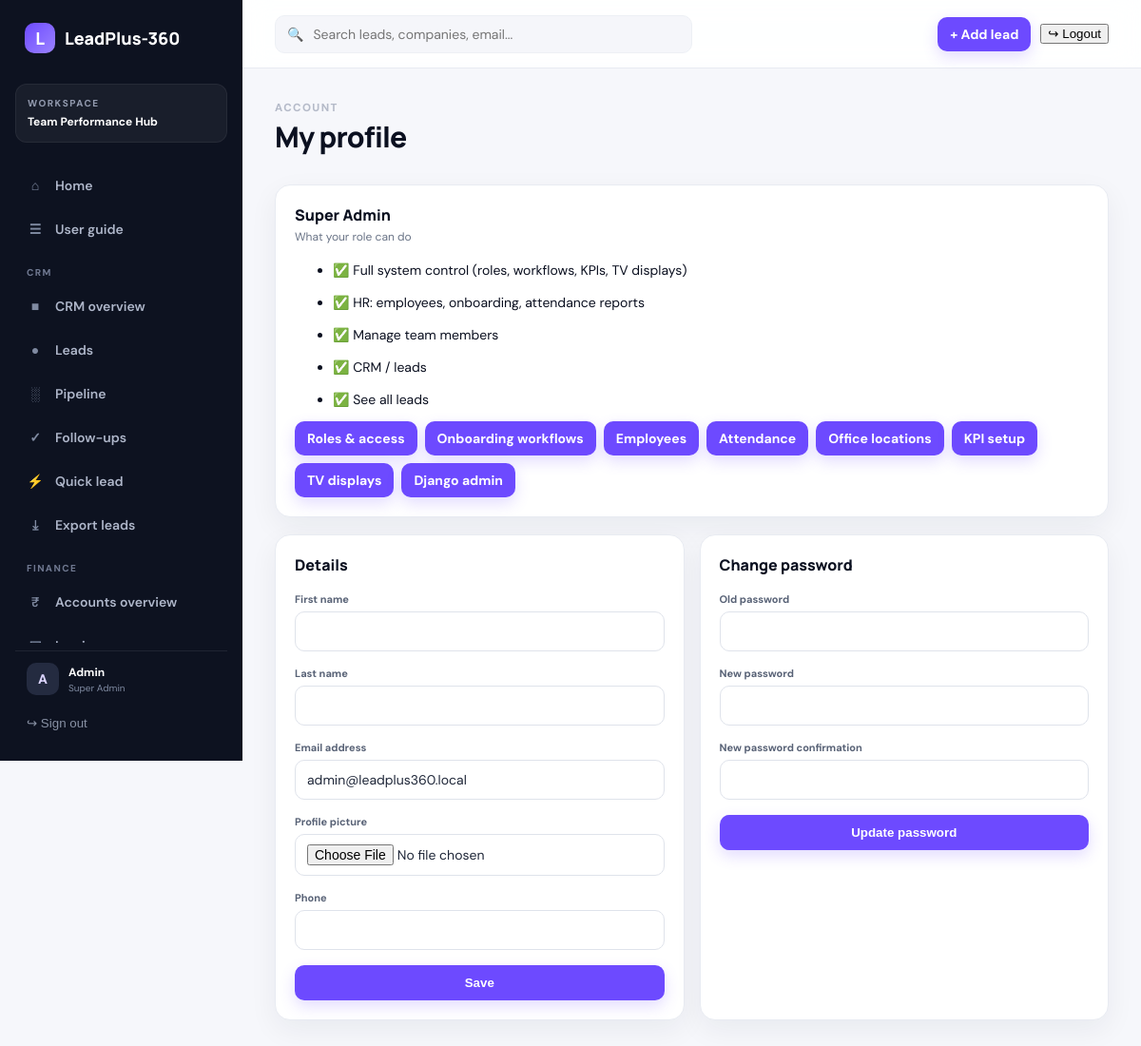
Screenshot of /profile/ (signed in) with the database file from the repository.
### Control/models.py (models this page shows, shortened)
class OrganizationSettings(models.Model):
    name = models.CharField(max_length=160, default="LeadPlus-360")
    tagline = models.CharField(max_length=200, blank=True)
    logo = models.ImageField(upload_to="organization/", blank=True, null=True)
    primary_color = models.CharField(max_length=7, default="#6d4aff")
    currency = models.CharField(max_length=3, default="INR")
    tax_id = models.CharField(max_length=80, blank=True)
    billing_email = models.EmailField(blank=True)
    phone = models.CharField(max_length=40, blank=True)
    address = models.TextField(blank=True)
    invoice_prefix = models.CharField(max_length=12, default="INV")
    updated_at = models.DateTimeField(auto_now=True)
    class Meta:
        verbose_name = "Organization settings"
        verbose_name_plural = "Organization settings"
    @classmethod
    def get_solo(cls):
        obj, _ = cls.objects.get_or_create(pk=1)
        return obj

class Role(models.Model):
    name = models.SlugField(max_length=40, unique=True, help_text="Internal key, set once.")
    label = models.CharField(max_length=80)
    description = models.TextField(blank=True)
    level = models.PositiveSmallIntegerField(
        default=100, help_text="Seniority for ordering. Lower numbers are more senior."
    )
    is_active = models.BooleanField(default=True)
    is_system = models.BooleanField(default=False, help_text="Built-in role; cannot be deleted.")
    can_use_crm = models.BooleanField("Can use CRM", default=False)
    sees_all_leads = models.BooleanField("Sees every lead", default=False)
    sees_team_leads = models.BooleanField(
        "Sees leads of direct reports", default=False,
        help_text="Also sees leads owned by employees who report to this user.",
    )
    can_manage_team = models.BooleanField(
        "Team manager", default=False, help_text="Team performance views and data entry."
    )
    can_manage_hr = models.BooleanField(
        "HR access", default=False, help_text="Employees, onboarding, attendance admin, KPIs, TV displays."
    )
    can_manage_accounts = models.BooleanField(
        "Accounts access", default=False, help_text="Customers, invoices, payments, expenses and reports."
    )
    is_privileged = models.BooleanField(
        "Privileged", default=False, help_text="Only a Super Admin may assign this role."
    )
    is_super_admin = models.BooleanField(
        "Super Admin", default=False, help_text="Complete rights, including roles and workflows."
    )
    permissions = models.ManyToManyField(
        "auth.Permission",
        blank=True,
        help_text="Additional permissions granted to users with this role.",
    )
    class Meta:
        ordering = ["level", "label"]

class UserProfile(models.Model):
    user = models.OneToOneField(User, on_delete=models.CASCADE, related_name="profile")
    profile_picture = models.ImageField(upload_to="profile_pics/", blank=True, null=True)
    role = models.ForeignKey(
        Role,
        on_delete=models.SET_NULL,
        null=True,
        blank=True,
        related_name="users",
    )
    phone = models.CharField(max_length=40, blank=True)
    team = models.ForeignKey(
        "self",
        on_delete=models.SET_NULL,
        null=True,
        blank=True,
        related_name="team_members",
        help_text="Manager this user reports to (BDS Executive → BDS Manager).",
    )
    class Meta:
        verbose_name = "User Profile"
        verbose_name_plural = "User Profiles"

### Control/views.py (the view, shortened to what this page needs)
# urls.py: path("profile/", views.profile, name="profile"),
@login_required
def profile(request):
    profile_obj, _ = UserProfile.objects.get_or_create(user=request.user)
    user_form = UserForm(instance=request.user)
    profile_form = UserProfileForm(instance=profile_obj)
    pw_form = StyledPasswordChangeForm(request.user)
    from .permissions import can_manage_team, can_use_crm, is_admin, is_hr, sees_all_leads
    access = [
        ("Full system control (roles, workflows, KPIs, TV displays)", is_admin(request.user)),
        ("HR: employees, onboarding, attendance reports", is_hr(request.user)),
        ("Manage team members", can_manage_team(request.user)),
        ("CRM / leads", can_use_crm(request.user)),
        ("See all leads", sees_all_leads(request.user)),
    ]
    return render(request, "Control/profile.html", {
        "user_form": user_form, "profile_form": profile_form, "pw_form": pw_form,
        "access": access, "is_admin": is_admin(request.user),
        "employee": getattr(request.user, "employee", None),
    })

### Control/forms.py
class UserForm(StyledFormMixin, forms.ModelForm):
    class Meta:
        model = User
        fields = ["first_name", "last_name", "email"]
    def __init__(self, *args, **kwargs):
        super().__init__(*args, **kwargs)
        self._style()

class UserProfileForm(StyledFormMixin, forms.ModelForm):
    class Meta:
        model = UserProfile
        fields = ["profile_picture", "phone"]
    def __init__(self, *args, **kwargs):
        super().__init__(*args, **kwargs)
        self._style()

### Control/context_processors.py (called while the page is built)
def navigation(request):
    user = request.user
    if not user.is_authenticated:
        return {"organization": OrganizationSettings.get_solo()}
    profile = getattr(user, "profile", None)
    return {
        "nav": {
            "crm": can_use_crm(user),
            "accounts": can_manage_accounts(user),
            "hr": is_hr(user),
            "admin": is_admin(user),
            "manager": can_manage_team(user),
            "staff": user.is_staff,
            "role_label": (profile.role.label if profile and profile.role_id else ("Administrator" if user.is_superuser else "Team member")),
            "employee": getattr(user, "employee", None),
        }, "organization": OrganizationSettings.get_solo(),
    }

### Control/forms.py (called while the page is built)
    def _style(self):
        for field in self.fields.values():
            field.widget.attrs.setdefault("class", "form-control")

### Control/permissions.py (called while the page is built)
def has_flag(user, flag):
    if not getattr(user, "is_authenticated", False):
        return False
    if user.is_superuser:
        return True
    role = role_of(user)
    return bool(role and getattr(role, flag))

def is_admin(user):
    return has_flag(user, "is_super_admin")

def is_hr(user):
    return has_flag(user, "can_manage_hr")

def can_use_crm(user):
    return has_flag(user, "can_use_crm")

def can_manage_team(user):
    return has_flag(user, "can_manage_team")

def sees_all_leads(user):
    return has_flag(user, "sees_all_leads")

def can_manage_accounts(user):
    return has_flag(user, "can_manage_accounts")

### Control/templates/Control/profile.html
{% extends "leadplus_base.html" %}{% block title %}Profile · LeadPlus-360{% endblock %}
{% block content %}
<div class="page-head"><div><span class="eyebrow">ACCOUNT</span><h1>My profile</h1></div></div>
<section class="card" style="margin-bottom:18px"><div class="card-head"><div><h2>{{ nav.role_label }}{% if employee %} · {{ employee.employee_code }}{% endif %}</h2><p class="muted">What your role can do</p></div></div>
<ul class="stack">{% for label, ok in access %}<li>{% if ok %}✅{% else %}⛔{% endif %} {{ label }}</li>{% endfor %}</ul>
{% if is_admin %}<div style="display:flex;flex-wrap:wrap;gap:8px;margin-top:14px">
<a class="primary-btn small" href="{% url 'roles' %}">Roles &amp; access</a>
<a class="primary-btn small" href="{% url 'hr_workflows' %}">Onboarding workflows</a>
<a class="primary-btn small" href="{% url 'hr_employees' %}">Employees</a>
<a class="primary-btn small" href="{% url 'attendance_dashboard' %}">Attendance</a>
<a class="primary-btn small" href="{% url 'attendance_offices' %}">Office locations</a>
<a class="primary-btn small" href="{% url 'performance_kpis' %}">KPI setup</a>
<a class="primary-btn small" href="{% url 'performance_tv_manage' %}">TV displays</a>
<a class="primary-btn small" href="{% url 'admin:index' %}">Django admin</a></div>{% endif %}</section>
<div class="two-col">
<section class="card"><div class="card-head"><div><h2>Details</h2></div></div>
<form method="post" enctype="multipart/form-data" class="stack">{% csrf_token %}{{ user_form.non_field_errors }}{{ profile_form.non_field_errors }}
{% for f in user_form %}<div class="field"><label>{{ f.label }}</label>{{ f }}{% for e in f.errors %}<small class="error">{{ e }}</small>{% endfor %}</div>{% endfor %}
{% for f in profile_form %}<div class="field"><label>{{ f.label }}</label>{{ f }}{% for e in f.errors %}<small class="error">{{ e }}</small>{% endfor %}</div>{% endfor %}
<button class="primary-btn">Save</button></form></section>
<section class="card"><div class="card-head"><div><h2>Change password</h2></div></div>
<form method="post" class="stack">{% csrf_token %}<input type="hidden" name="change_password" value="1">{{ pw_form.non_field_errors }}
{% for f in pw_form %}<div class="field"><label>{{ f.label }}</label>{{ f }}{% for e in f.errors %}<small class="error">{{ e }}</small>{% endfor %}</div>{% endfor %}
<button class="primary-btn">Update password</button></form></section>
</div>
{% endblock %}

### templates/leadplus_base.html (shortened to what this page needs)
{% load static %}
<!doctype html><html lang="en"><head>
<link rel="stylesheet" href="{% static 'leadplus/app.css' %}">
<link rel="stylesheet" href="{% static 'leadplus/modules.css' %}?v=2">
<link rel="stylesheet" href="{% static 'leadplus/accounts.css' %}">
</head><body>
{% with url=request.resolver_match.url_name %}
<div class="app-shell">
<aside class="sidebar" id="sidebar">
  <a class="brand" href="{% url 'home' %}">{% if organization.logo %}<img class="brand-logo" src="{{ organization.logo.url }}" alt="{{ organization.name }}">{% else %}<span class="brand-mark">{{ organization.name|first|upper }}</span>{% endif %}<span>{{ organization.name }}</span></a>
  <div class="workspace"><small>WORKSPACE</small><strong>Team Performance Hub</strong></div>
<nav>
    <a class="{% if url == 'home' %}active{% endif %}" href="{% url 'home' %}"><i>⌂</i> Home</a>
    <a class="{% if url == 'guide' %}active{% endif %}" href="{% url 'guide' %}"><i>☰</i> User guide</a>
    {% if nav.crm %}
    <div class="nav-label">CRM</div>
    <a class="{% if url == 'leadplus_dashboard' %}active{% endif %}" href="{% url 'leadplus_dashboard' %}"><i>■</i> CRM overview</a>
    <a class="{% if url == 'leads' or url == 'lead_detail' or url == 'lead_edit' or url == 'lead_create' %}active{% endif %}" href="{% url 'leads' %}"><i>●</i> Leads</a>
    <a class="{% if url == 'pipeline' %}active{% endif %}" href="{% url 'pipeline' %}"><i>░</i> Pipeline</a>
    <a class="{% if url == 'tasks' or url == 'add_task' %}active{% endif %}" href="{% url 'tasks' %}"><i>✓</i> Follow-ups</a>
    <a class="{% if url == 'quick_lead' %}active{% endif %}" href="{% url 'quick_lead' %}"><i>⚡</i> Quick lead</a>
    <a class="{% if url == 'export_leads' %}active{% endif %}" href="{% url 'export_leads' %}"><i>⤓</i> Export leads</a>
    {% endif %}
    {% if nav.accounts %}
    <div class="nav-label">Finance</div>
    <a class="{% if url == 'accounts_dashboard' %}active{% endif %}" href="{% url 'accounts_dashboard' %}"><i>₹</i> Accounts overview</a>
    <a class="{% if url == 'account_invoices' or url == 'account_invoice_create' or url == 'account_invoice_detail' %}active{% endif %}" href="{% url 'account_invoices' %}"><i>▣</i> Invoices</a>
    {% endif %}
  </nav>
  <div class="sidebar-bottom">
    <a class="user-mini" href="{% url 'profile' %}"><span class="avatar">{{ request.user.username|first|upper }}</span><div><b>{{ request.user.get_full_name|default:request.user.username }}</b><small>{{ nav.role_label|default:"Team member" }}</small></div></a>
    <form action="{% url 'logout' %}" method="post">{% csrf_token %}<button type="submit" class="logout">↪ Sign out</button></form>
  </div>
</aside>
<main class="main">
<header class="topbar"><button class="mobile-menu" onclick="document.getElementById('sidebar').classList.toggle('open')">☰</button>
 {% if nav.crm %}<div class="top-search">🔍 <input id="globalSearch" placeholder="Search leads, companies, email..." autocomplete="off"></div>{% else %}<div class="top-search"></div>{% endif %}
 <div class="top-actions">{% if nav.crm %}<a class="primary-btn small" href="{% url 'lead_create' %}">+ Add lead</a>{% endif %}<form action="{% url 'logout' %}" method="post" class="top-logout-form">{% csrf_token %}<button type="submit" class="top-logout">↪ Logout</button></form></div>
</header>
<div class="content">
{% block content %}{% endblock %}
</div>
</main></div>
{% endwith %}
</body></html>

### LeadManager/static/leadplus/app.css (style rules this page uses)
:root { --ink:#0b1020;--muted:#697386;--line:#e8ebf2;--bg:#f6f7fb;--card:#fff;--brand:#6d4aff;--brand2:#8b5cf6;--green:#159570;--orange:#d9822b;--red:#d94a62;--blue:#3974db;--shadow:0 10px 30px rgba(19,27,54,.06);--radius:16px }
* { box-sizing:border-box }
body { margin:0;background:var(--bg);color:var(--ink);font-family:"DM Sans",sans-serif;font-size:14px }
a { color:inherit;text-decoration:none }
.app-shell { display:flex;min-height:100vh }
.sidebar { width:255px;background:#0d1220;color:#c8cede;padding:22px 16px;display:flex;flex-direction:column;position:fixed;inset:0 auto 0 0;z-index:20 }
.brand { display:flex;align-items:center;gap:10px;color:#fff;font:800 18px Manrope;margin:2px 10px 32px }
.brand-mark { width:32px;height:32px;border-radius:10px;background:linear-gradient(135deg,#6d4aff,#9b83ff);display:grid;place-items:center;color:#fff }
.workspace { padding:13px 12px;background:rgba(255,255,255,.05);border:1px solid rgba(255,255,255,.06);border-radius:12px;margin-bottom:24px }
.workspace small,.eyebrow { display:block;font-size:10px;font-weight:800;letter-spacing:1.5px;color:#929aae }
.workspace strong { display:block;margin-top:5px;color:#fff;font-size:12px }
nav { display:grid;gap:4px }
nav a { padding:12px 12px;border-radius:10px;display:flex;gap:12px;align-items:center;color:#aeb6c9;font-weight:600 }
nav a i { width:18px;text-align:center;font-style:normal;color:#7f8aa1 }
.sidebar-bottom { margin-top:auto }
.user-mini { display:flex;align-items:center;gap:10px;padding:12px;border-top:1px solid rgba(255,255,255,.08) }
.user-mini b,.user-mini small { display:block }
.user-mini b { color:#fff;font-size:12px }
.user-mini small { font-size:10px;color:#7f8aa1;margin-top:2px }
.avatar { display:grid;place-items:center;width:34px;height:34px;border-radius:10px;background:#242b40;color:#dcd5ff;font-weight:800 }
.logout { width:100%;border:0;background:none;color:#8992a5;text-align:left;padding:10px 12px;cursor:pointer }
.main { margin-left:255px;min-width:0;flex:1 }
.topbar { height:72px;background:rgba(255,255,255,.9);border-bottom:1px solid var(--line);display:flex;align-items:center;justify-content:space-between;padding:0 34px;position:sticky;top:0;z-index:10;backdrop-filter:blur(14px) }
.top-search { width:min(450px,50%);display:flex;align-items:center;gap:8px;color:#8b94a7;background:#f5f6fa;border:1px solid #edf0f5;border-radius:10px;padding:9px 12px }
.top-search input { border:0;outline:0;background:transparent;width:100%;font:inherit }
.top-actions,.head-actions { display:flex;gap:10px;align-items:center }
.content { padding:34px;max-width:1600px;margin:auto }
.page-head { display:flex;align-items:flex-end;justify-content:space-between;gap:20px;margin-bottom:26px }
.page-head h1 { font:800 30px Manrope;margin:5px 0 4px;letter-spacing:-.8px }
.primary-btn,.ghost-btn,.icon-btn { border:0;border-radius:10px;padding:11px 16px;font-weight:700;cursor:pointer;display:inline-flex;align-items:center;justify-content:center;gap:7px }
.primary-btn { background:var(--brand);color:#fff;box-shadow:0 6px 16px rgba(109,74,255,.2) }
.primary-btn.small { padding:9px 13px }
.card { background:var(--card);border:1px solid var(--line);border-radius:var(--radius);box-shadow:var(--shadow);padding:20px }
.card-head { display:flex;align-items:center;justify-content:space-between;gap:12px;margin-bottom:18px }
.card-head h2 { font:800 16px Manrope;margin:0 }
.card-head p { margin:4px 0 0;color:var(--muted);font-size:12px }
.form-select,.form-control { width:100%;padding:10px 11px;border:1px solid #dfe3eb;border-radius:9px;background:#fff;color:#20283a;font:inherit;outline:none }
.field label { display:block;font-size:11px;font-weight:700;color:#586276;margin-bottom:6px }
.field { min-width:0 }
.field .form-control,.field .form-select { min-height:42px }
.sidebar { height:100vh;max-height:100vh;overflow:hidden; }
.sidebar nav { flex:1;min-height:0;overflow-y:auto;overflow-x:hidden;padding-right:4px;scrollbar-width:thin;scrollbar-color:#3a435a transparent; }
.sidebar-bottom { flex:0 0 auto;padding-top:8px;background:#0d1220; }

### rows the page displays
OrganizationSettings: name|first "L", name "LeadPlus-360"
Role: role_label "Super Admin"

### other values shown
{{ request.user.username|first|upper }} "A"
{{ request.user.get_full_name|default:request.user.username }} "Admin"
{{ label }} "Full system control (roles, workflows, KPIs, TV displays)" "HR: employees, onboarding, attendance reports" "Manage team members" "CRM / leads" "See all leads"
{{ f.label }} "First name" "Last name" "Email address"
{{ f.label }} "Profile picture" "Phone"
{{ f.label }} "Old password" "New password" "New password confirmation"
